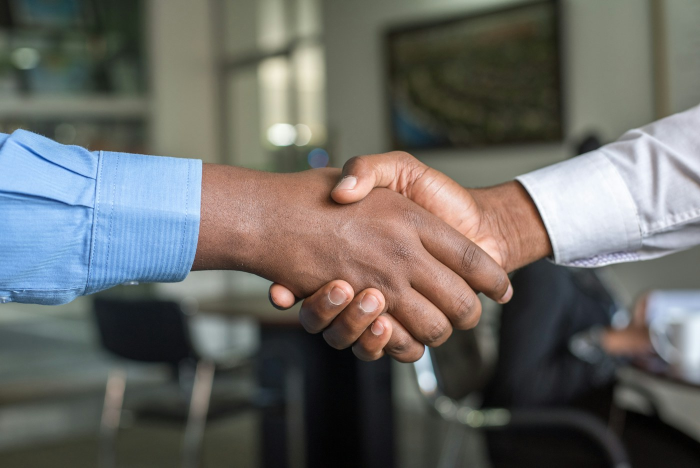
#> input picture shared/unsplash/img/1521791136064-7986c2920216.jpg, 1400 x 935 px, found by its file name (shown at 1/2 size); its folder holds 7 pictures in this run
$ python cover.py
#> lines starting #> are read from the running program, lines starting #| are printed output that depends on the picture
import numpy as np
from PIL import Image, ImageFilter
SRC='/home/claude/anantawsasongko/fa-websites/shared/unsplash/img/'
W,H=1654,2339  # A4 @200dpi
def hexrgb(h):h=h.lstrip('#');return np.array([int(h[i:i+2],16) for i in (0,2,4)],float)
def make(src,out,dark,acc,focus=0.5,back=False):
#> called with src = '1521791136064-7986c2920216.jpg', out = 'assets/cover-ma.jpg', dark = '#141414', acc = '#E9B949', focus = 0.55, back = False
    im=Image.open(SRC+src).convert('RGB')
#> im is the input picture: PIL image 1400x935 RGB; mean R, G, B 104.3, 103.9, 100.1
    w,h=im.size; s=max(W/w,H/h); im=im.resize((int(w*s)+1,int(h*s)+1),Image.LANCZOS)
#> after `w, h = im.size`: w = 1400; h = 935
#> after `s = max(W / w, H / h)`: s = 2.5
    x=int((im.width-W)*focus); im=im.crop((x,0,x+W,H))
#> after `x = int((im.width - W) * focus)`: x = 1016
    sharp=np.asarray(im.filter(ImageFilter.GaussianBlur(4)),float)
    blur=np.asarray(im.filter(ImageFilter.GaussianBlur(34)),float)
    yy=np.linspace(0,1,H)[:,None,None]
    # blur gradien: atas tajam sedikit, makin ke bawah makin blur
    mb=np.clip((yy-0.15)/0.55,0,1)
    img=sharp*(1-mb)+blur*mb
    # overexposure lembut
    g=img.mean(axis=2,keepdims=True)
    img=img*0.55+g*0.45
    img=np.clip(img*1.18+18,0,255)
    d=hexrgb(dark); a=hexrgb(acc)
    # duotone tint
    lum=img.mean(axis=2,keepdims=True)/255
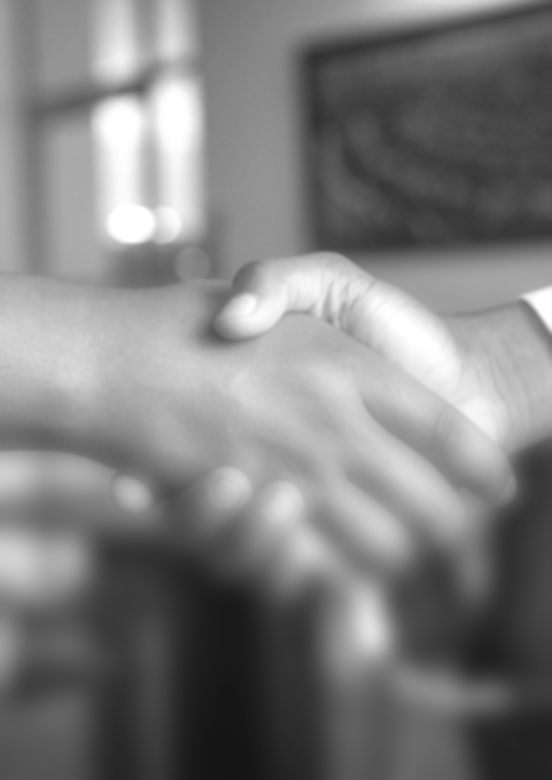
#> lum: shape (2339, 1654, 1) float64 (shown at 1/3 size); min 0.0798, max 1, mean 0.498
    tint=d*(1-lum)+ (a*0.35+np.array([255,255,255])*0.65)*lum
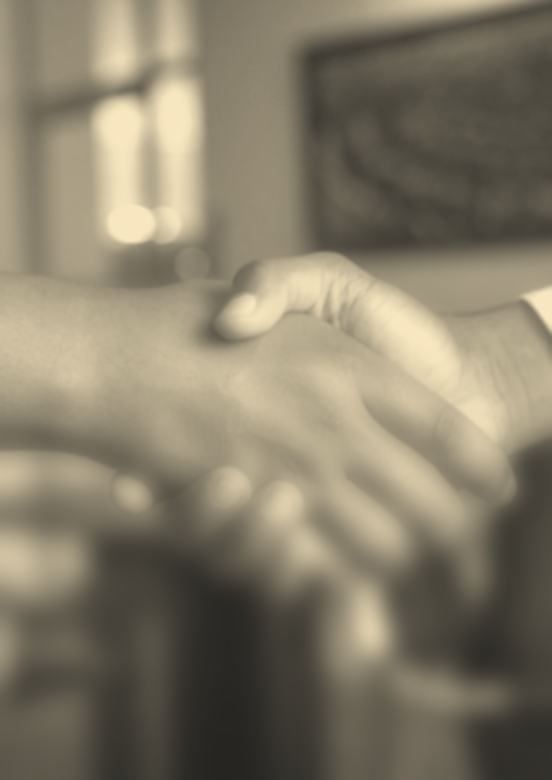
#> tint: shape (2339, 1654, 3) float64 (shown at 1/3 size); mean R, G, B 133.1, 124.7, 105.2
    img=img*0.25+tint*0.75
    # overlay gelap atas -> memudar ke putih bawah
    if back:
        top=np.clip(1-yy/0.9,0,1)**0.8*0.85
        white=np.clip((yy-0.66)/0.20,0,1)**1.2
    else:
        top=0.30+np.clip(1-yy/0.58,0,1)**0.75*0.62
        white=np.clip((yy-0.58)/0.30,0,1)**1.3
    img=img*(1-top)+d*top
    img=img*(1-white)+255*white
    # vignette kiri halus
    xx=np.linspace(0,1,W)[None,:,None]
    v=np.clip(0.35-xx,0,1)*0.6*(1-white)
    img=img*(1-v)+d*v
    # noise
    rng=np.random.default_rng(7)
    n=rng.normal(0,9,(H,W,1))*(1-white*0.8)
    img=np.clip(img+n,0,255).astype('uint8')
    Image.fromarray(img).save(out,quality=88)
P=[('1521791136064-7986c2920216.jpg','ma','#141414','#E9B949',0.55),
   ('1554224155-6726b3ff858f.jpg','tp','#3E0D1A','#C8364F',0.45),
   ('1486406146926-c627a92ad1ab.jpg','fd','#0B3327','#2F9E74',0.5)]
for src,k,d,a,f in P:
    make(src,f'assets/cover-{k}.jpg',d,a,f)
    make(src,f'assets/back-{k}.jpg',d,a,1-f,back=True)
#> call 2 of make, with src = '1521791136064-7986c2920216.jpg', out = 'assets/back-ma.jpg', dark = '#141414', acc = '#E9B949', focus = 0.45, back = True
#> in make (call 2), `blur=np.asarray(im.filter(ImageFilter.GaussianBlur(34)),float)`:
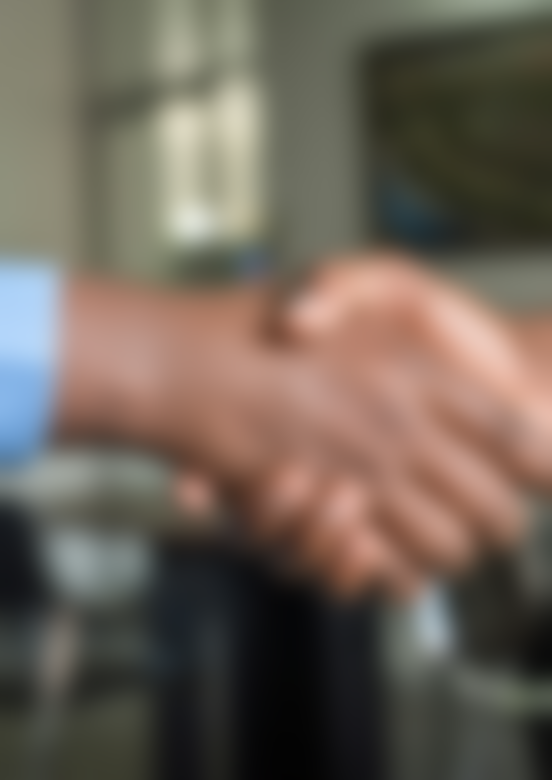
#> blur: shape (2339, 1654, 3) float64 (shown at 1/3 size); mean R, G, B 109.3, 98.7, 87.6
#> in make (call 2), `g=img.mean(axis=2,keepdims=True)`:
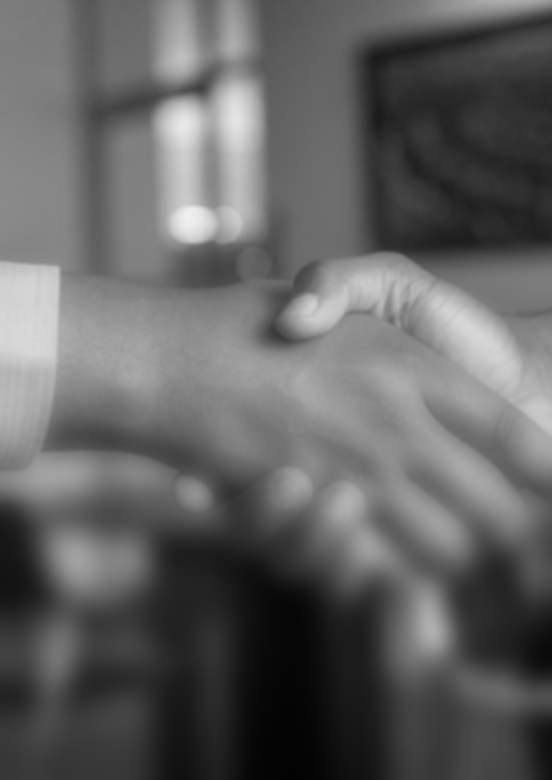
#> g: shape (2339, 1654, 1) float64 (shown at 1/3 size); min 2, max 240, mean 98.6
#> in make (call 2), `lum=img.mean(axis=2,keepdims=True)/255`:
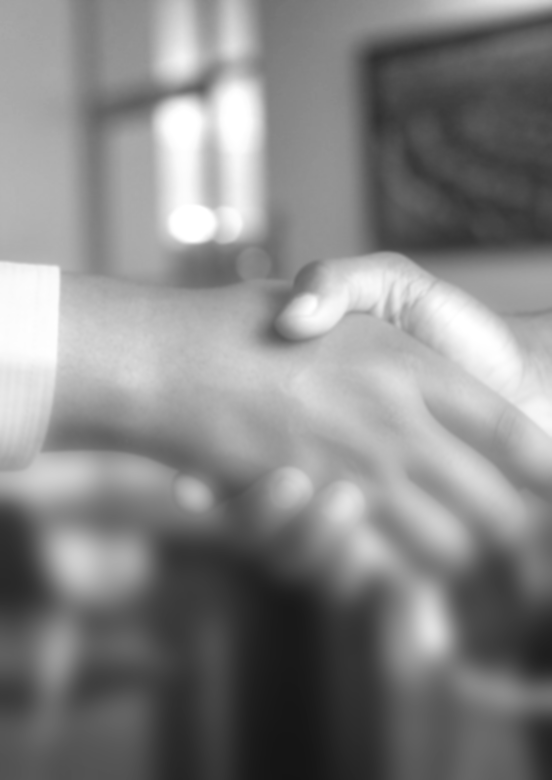
#> lum: shape (2339, 1654, 1) float64 (shown at 1/3 size); min 0.0798, max 1, mean 0.525
#> in make (call 2), `tint=d*(1-lum)+ (a*0.35+np.array([255,255,255])*0.65)*lum`:
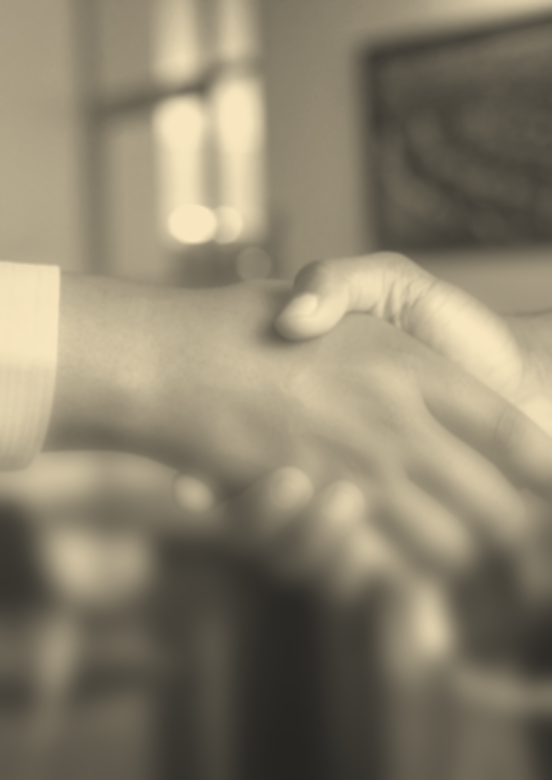
#> tint: shape (2339, 1654, 3) float64 (shown at 1/3 size); mean R, G, B 139.3, 130.5, 109.9
#> in make (call 2), `img=img*(1-white)+255*white`:
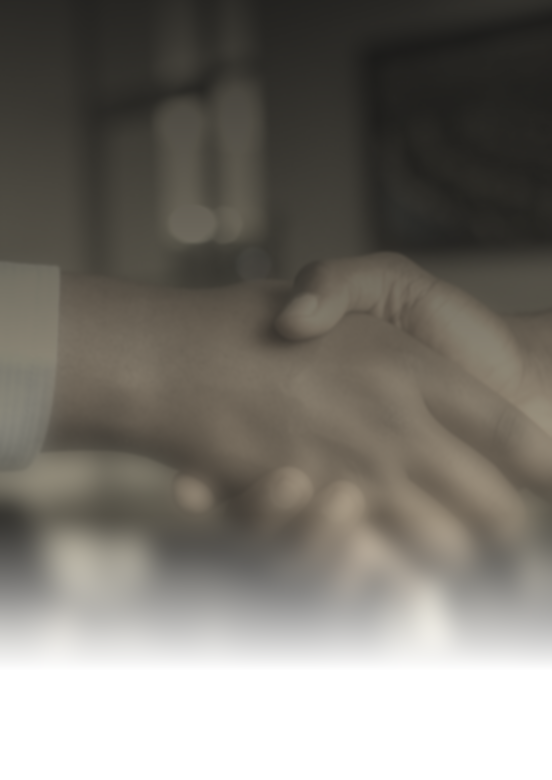
#> img: shape (2339, 1654, 3) float64 (shown at 1/3 size); mean R, G, B 123.1, 119.4, 112.4
#> pass 2 of the loop `for src,k,d,a,f in P:`:
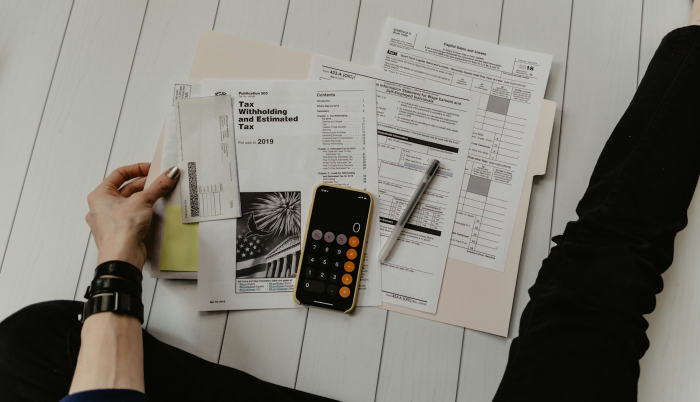
#> input picture shared/unsplash/img/1554224155-6726b3ff858f.jpg, 1400 x 803 px, found by its file name (shown at 1/2 size)
#> in make, im is the input picture: PIL image 1400x803 RGB; mean R, G, B 128, 126, 118.4
#> in make (call 3), `img=img*(1-white)+255*white`:
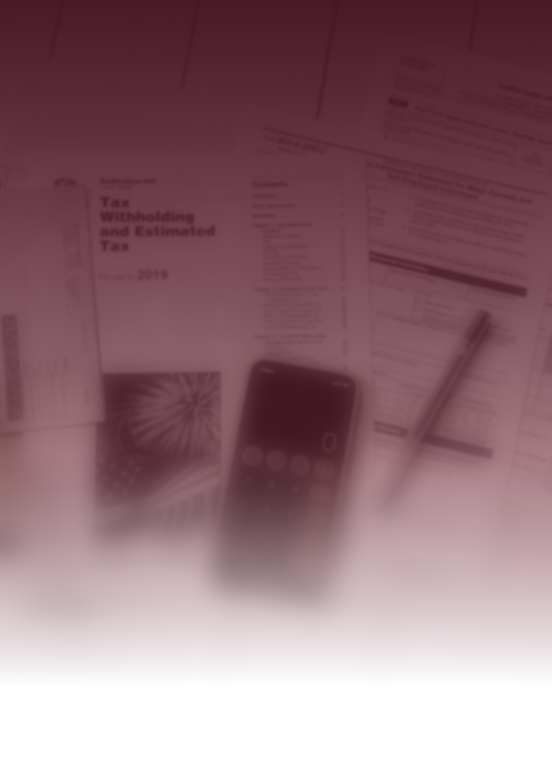
#> img: shape (2339, 1654, 3) float64 (shown at 1/3 size); mean R, G, B 148.7, 115.4, 123
#> in make (call 4), `im = im.crop((x, 0, x + W, H))`:
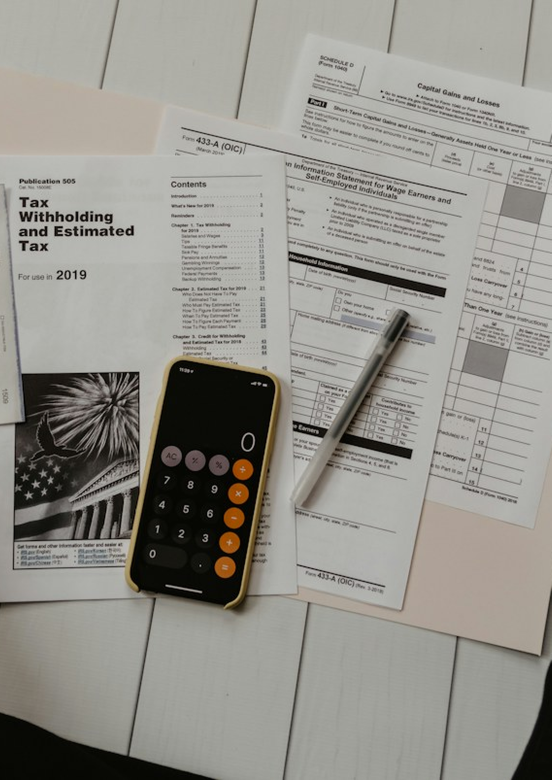
#> im: PIL image 1654x2339 RGB (shown at 1/3 size); mean R, G, B 147.9, 146.2, 139.7
#> (the run stopped early here; a loop or call above may not have finished)
